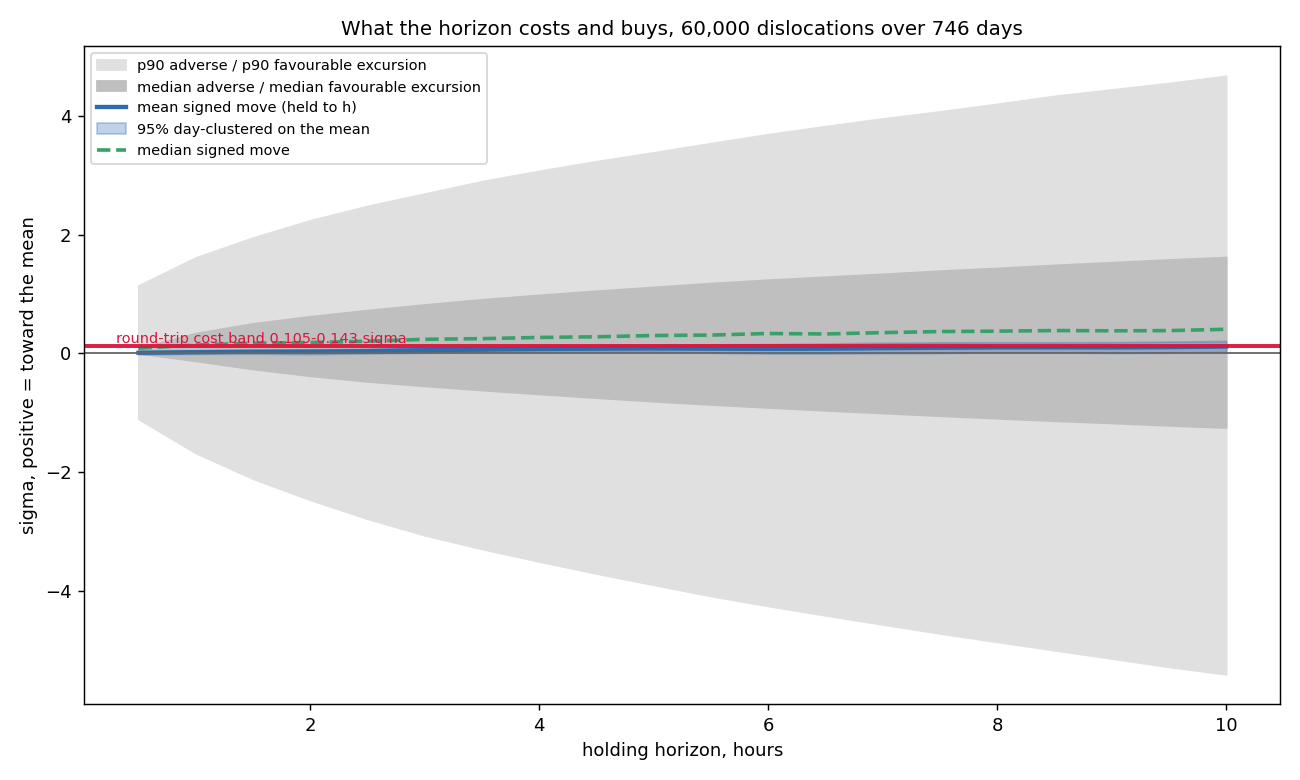

Write the Python code that produced this figure.
"""What does the holding horizon cost or buy? Descriptive, all 60,000, 746 days.

SIGN CONVENTION: positive = moved TOWARD the mean. move(h) = -(z_h - z_0)*sign(z_0).
So the recorded 0.112 sigma of reversion at 10h appears as +0.112.

EXCURSIONS ARE MEASURED ON 30-MINUTE CLOSES. The true worst point inside a bar
is strictly worse than what is reported here, so every adverse excursion below
is a LOWER BOUND on the pain actually sat through. That matters for a stop
question specifically.

Nothing is fitted. Held-out is not used -- this is what happened, not a claim.
"""
import numpy as np, pandas as pd
import matplotlib; matplotlib.use("Agg"); import matplotlib.pyplot as plt
S="/private/tmp/claude-501/-Users-elvisobondo-Pair-Trading/0189ea06-e901-4d24-83ff-b7b3c5ca8f65/scratchpad/"
z=np.load(S+"disloc.npz"); Y=z["outcomes"].astype(float)
M=pd.read_parquet(S+"disloc_meta.parquet"); day=M.day.to_numpy()
e=Y[:,0]; s=np.sign(e); s[s==0]=1
MOVE=-(Y-e[:,None])*s[:,None]                      # (60000,21) positive = toward the mean
RET=MOVE/np.abs(e)[:,None]                         # retracement units, 1.0 = at the mean
N=len(Y); COST=(0.105,0.143)
du=np.unique(day); pos={d:np.flatnonzero(day==d) for d in du}
rb=np.random.default_rng(5)
BOOT=[np.concatenate([pos[d] for d in rb.choice(du,len(du),replace=True)]) for _ in range(300)]
print(f"[DATA] all {N:,} dislocations, {len(du)} days, 2024-09-18 to 2026-10-04")
print(f"[SIGN] positive = toward the mean.  [COST] round trip {COST[0]}-{COST[1]} sigma")
print(f"[CAVEAT] excursions are 30-minute CLOSES -- true adverse excursions are worse\n")

print("="*132)
print(f"{'h':>5}{'mean':>8}{'95% day-clustered':>19}{'median':>8}{'p25':>7}{'p75':>7}{'p5':>8}{'p95':>8}"
      f"{'%rev':>7}{'%full':>7}{'ADV med':>9}{'ADV p90':>9}{'FAV med':>9}{'FAV p90':>9}{'mean/ADV':>10}")
print("="*132)
rows=[]
for h in range(1,21):
    mv=MOVE[:,h]
    adv=np.maximum(-MOVE[:,1:h+1].min(1),0.0)      # worst against you, positive
    fav=np.maximum( MOVE[:,1:h+1].max(1),0.0)      # best in your favour
    full=(RET[:,1:h+1].max(1)>=1.0).mean()
    b=np.array([MOVE[ix,h].mean() for ix in BOOT])
    am=np.median(adv)
    rows.append((h*0.5,mv.mean(),np.percentile(b,2.5),np.percentile(b,97.5),np.median(mv),
                 am,np.percentile(adv,90),np.median(fav),np.percentile(fav,90),
                 mv.mean()/am if am>0 else np.nan))
    print(f"{h*0.5:>5.1f}{mv.mean():>8.3f}  [{np.percentile(b,2.5):>6.3f},{np.percentile(b,97.5):>6.3f}]"
          f"{np.median(mv):>8.3f}{np.percentile(mv,25):>7.2f}{np.percentile(mv,75):>7.2f}"
          f"{np.percentile(mv,5):>8.2f}{np.percentile(mv,95):>8.2f}"
          f"{100*(mv>0).mean():>6.1f}%{100*full:>6.1f}%"
          f"{am:>9.3f}{np.percentile(adv,90):>9.2f}{np.median(fav):>9.3f}{np.percentile(fav,90):>9.2f}"
          f"{mv.mean()/am if am>0 else np.nan:>10.3f}")
R=np.array(rows)
k=int(np.nanargmax(R[:,9]))
print(f"\n[RATIO] mean signed move / median adverse excursion peaks at {R[k,0]:.1f}h "
      f"at {R[k,9]:.3f}; at 10.0h it is {R[-1,9]:.3f}")
print(f"[BAR]   mean move clears the {COST[0]}-{COST[1]} cost band at: "
      f"{[f'{r[0]:.1f}h' for r in rows if r[1]>COST[1]] or 'NO HORIZON'}")
print(f"[NOTE]  the traded sample's recorded +0.28 sigma gross is not reproduced here "
      f"(0.112 at 10h). Different populations -- the traded set passed ranking and slot\n"
      f"        allocation over a different period. The gap is real and unexplained; not chased in this pass.")

x=R[:,0]
plt.figure(figsize=(10,6))
plt.fill_between(x,-R[:,6],R[:,8],color="0.88",label="p90 adverse / p90 favourable excursion")
plt.fill_between(x,-R[:,5],R[:,7],color="0.75",label="median adverse / median favourable excursion")
plt.plot(x,R[:,1],color="#2b6cb0",lw=2.4,label="mean signed move (held to h)")
plt.fill_between(x,R[:,2],R[:,3],color="#2b6cb0",alpha=.3,label="95% day-clustered on the mean")
plt.plot(x,R[:,4],color="#38a169",lw=2,ls="--",label="median signed move")
plt.axhspan(COST[0],COST[1],color="crimson",alpha=.25)
plt.axhline(COST[0],color="crimson",lw=1); plt.axhline(COST[1],color="crimson",lw=1)
plt.text(0.3,COST[1]+0.03,"round-trip cost band 0.105-0.143 sigma",color="crimson",fontsize=8)
plt.axhline(0,color="0.4",lw=1)
plt.xlabel("holding horizon, hours"); plt.ylabel("sigma, positive = toward the mean")
plt.title("What the horizon costs and buys, 60,000 dislocations over 746 days",fontsize=11)
plt.legend(fontsize=8,loc="upper left"); plt.tight_layout(); plt.savefig(S+"horizon.png",dpi=130)
print("\nwrote horizon.png")
